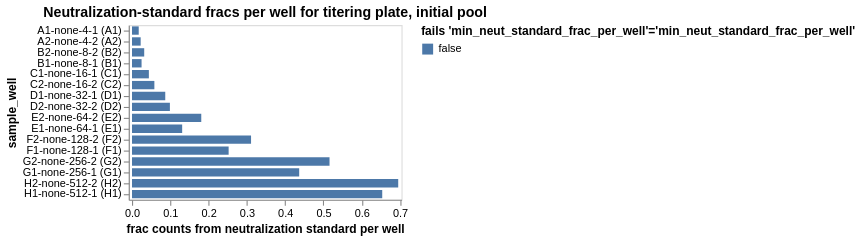

Notebook source saved alongside this figure:
### Markdown cell above
## Fraction of counts from neutralization standard
Determine the fraction of counts from the neutralization standard in each sample, and make sure this fraction passess the QC threshold.

### Code cell
neut_standard_fracs = (
    counts.assign(
        neut_standard_count=lambda x: x["count"] * x["neut_standard"].astype(int)
    )
    .groupby(
        ["well", "sample_well", 'dilution_factor'],
        dropna=False,
        as_index=False,
    )
    .aggregate(
        total_count=pd.NamedAgg("count", "sum"),
        neut_standard_count=pd.NamedAgg("neut_standard_count", "sum"),
    )
    .assign(
        neut_standard_frac=lambda x: x["neut_standard_count"] / x["total_count"],
        fails_qc=lambda x: (
            x["neut_standard_frac"] < 0.001
        ),
    )
)

neut_standard_fracs_chart = (
    alt.Chart(neut_standard_fracs)
    .encode(
        alt.X(
            "neut_standard_frac",
            title="frac counts from neutralization standard per well",
            scale=alt.Scale(nice=False, padding=3),
        ),
        alt.Y("sample_well", sort=sample_wells),
        alt.Color(
            "fails_qc",
            title=f"fails {'min_neut_standard_frac_per_well'=}",
            legend=alt.Legend(titleLimit=500),
        ),
        tooltip=[
            alt.Tooltip(c, format=".3g") if neut_standard_fracs[c].dtype == float else c
            for c in neut_standard_fracs.columns
        ],
    )
    .mark_bar(height={"band": 0.85})
    .properties(
        height=alt.Step(10),
        width=250,
        title=f"Neutralization-standard fracs per well for titering plate, initial pool",
    )
    .configure_axis(grid=False)
    .configure_legend(titleLimit=1000)
)

display(neut_standard_fracs_chart)

# drop wells failing QC
min_neut_standard_frac_per_well_drops = list(
    neut_standard_fracs.query("fails_qc")["well"]
)

### Figure 1 — Vega-Lite specification as saved in the notebook (floating-point values rounded to 4 significant figures)
{"config": {"view": {"continuousWidth": 300, "continuousHeight": 300}, "axis": {"grid": false}, "legend": {"titleLimit": 1000}}, "data": {"name": "data-1ce40b9f1de386fbd7ae06564a7b1648"}, "mark": {"type": "bar", "height": {"band": 0.85}}, "encoding": {"color": {"field": "fails_qc", "legend": {"titleLimit": 500}, "title": "fails 'min_neut_standard_frac_per_well'='min_neut_standard_frac_per_well'", "type": "nominal"}, "tooltip": [{"field": "well", "type": "nominal"}, {"field": "sample_well", "type": "nominal"}, {"field": "dilution_factor", "type": "quantitative"}, {"field": "total_count", "type": "quantitative"}, {"field": "neut_standard_count", "type": "quantitative"}, {"field": "neut_standard_frac", "format": ".3g", "type": "quantitative"}, {"field": "fails_qc", "type": "nominal"}], "x": {"field": "neut_standard_frac", "scale": {"nice": false, "padding": 3}, "title": "frac counts from neutralization standard per well", "type": "quantitative"}, "y": {"field": "sample_well", "sort": ["A1-none-4-1 (A1)", "A1-none-4-1 (A1)", "A1-none-4-1 (A1)", "A1-none-4-1 (A1)", "A1-none-4-1 (A1)", "A2-none-4-2 (A2)", "A2-none-4-2 (A2)", "A2-none-4-2 (A2)", "A2-none-4-2 (A2)", "A2-none-4-2 (A2)", "B2-none-8-2 (B2)", "B2-none-8-2 (B2)", "B2-none-8-2 (B2)", "B1-none-8-1 (B1)", "B1-none-8-1 (B1)", "B1-none-8-1 (B1)", "B1-none-8-1 (B1)", "B2-none-8-2 (B2)", "B2-none-8-2 (B2)", "B1-none-8-1 (B1)", "C1-none-16-1 (C1)", "C1-none-16-1 (C1)", "C2-none-16-2 (C2)", "C1-none-16-1 (C1)", "C2-none-16-2 (C2)", "C2-none-16-2 (C2)", "C1-none-16-1 (C1)", "C2-none-16-2 (C2)", "C2-none-16-2 (C2)", "C1-none-16-1 (C1)", "D1-none-32-1 (D1)", "D1-none-32-1 (D1)", "D2-none-32-2 (D2)", "D2-none-32-2 (D2)", "D2-none-32-2 (D2)", "D1-none-32-1 (D1)", "D1-none-32-1 (D1)", "D1-none-32-1 (D1)", "D2-none-32-2 (D2)", "D2-none-32-2 (D2)", "E2-none-64-2 (E2)", "E2-none-64-2 (E2)", "E2-none-64-2 (E2)", "E1-none-64-1 (E1)", "E1-none-64-1 (E1)", "E1-none-64-1 (E1)", "E2-none-64-2 (E2)", "E2-none-64-2 (E2)", "E1-none-64-1 (E1)", "E1-none-64-1 (E1)", "F2-none-128-2 (F2)", "F1-none-128-1 (F1)", "F1-none-128-1 (F1)", "F1-none-128-1 (F1)", "F1-none-128-1 (F1)", "F1-none-128-1 (F1)", "F2-none-128-2 (F2)", "F2-none-128-2 (F2)", "F2-none-128-2 (F2)", "F2-none-128-2 (F2)", "G2-none-256-2 (G2)", "G1-none-256-1 (G1)", "G1-none-256-1 (G1)", "G1-none-256-1 (G1)", "G2-none-256-2 (G2)", "G2-none-256-2 (G2)", "G1-none-256-1 (G1)", "G1-none-256-1 (G1)", "G2-none-256-2 (G2)", "G2-none-256-2 (G2)", "H2-none-512-2 (H2)", "H1-none-512-1 (H1)", "H1-none-512-1 (H1)", "H2-none-512-2 (H2)", "H2-none-512-2 (H2)", "H2-none-512-2 (H2)", "H1-none-512-1 (H1)", "H1-none-512-1 (H1)", "H1-none-512-1 (H1)", "H2-none-512-2 (H2)"], "type": "nominal"}}, "height": {"step": 10}, "title": "Neutralization-standard fracs per well for titering plate, initial pool", "width": 250, "$schema": "https://vega.github.io/schema/vega-lite/v6.1.0.json", "datasets": {"data-1ce40b9f1de386fbd7ae06564a7b1648": [{"well": "A1", "sample_well": "A1-none-4-1 (A1)", "dilution_factor": 4, "total_count": 3346994, "neut_standard_count": 58705, "neut_standard_frac": 0.01754, "fails_qc": false}, {"well": "A2", "sample_well": "A2-none-4-2 (A2)", "dilution_factor": 4, "total_count": 1003057, "neut_standard_count": 22689, "neut_standard_frac": 0.02262, "fails_qc": false}, {"well": "B1", "sample_well": "B1-none-8-1 (B1)", "dilution_factor": 8, "total_count": 1250573, "neut_standard_count": 31213, "neut_standard_frac": 0.02496, "fails_qc": false}, {"well": "B2", "sample_well": "B2-none-8-2 (B2)", "dilution_factor": 8, "total_count": 2036938, "neut_standard_count": 64894, "neut_standard_frac": 0.03186, "fails_qc": false}, {"well": "C1", "sample_well": "C1-none-16-1 (C1)", "dilution_factor": 16, "total_count": 2277948, "neut_standard_count": 100283, "neut_standard_frac": 0.04402, "fails_qc": false}, {"well": "C2", "sample_well": "C2-none-16-2 (C2)", "dilution_factor": 16, "total_count": 2944917, "neut_standard_count": 172035, "neut_standard_frac": 0.05842, "fails_qc": false}, {"well": "D1", "sample_well": "D1-none-32-1 (D1)", "dilution_factor": 32, "total_count": 2081266, "neut_standard_count": 180737, "neut_standard_frac": 0.08684, "fails_qc": false}, {"well": "D2", "sample_well": "D2-none-32-2 (D2)", "dilution_factor": 32, "total_count": 2916672, "neut_standard_count": 288640, "neut_standard_frac": 0.09896, "fails_qc": false}, {"well": "E1", "sample_well": "E1-none-64-1 (E1)", "dilution_factor": 64, "total_count": 1888283, "neut_standard_count": 247429, "neut_standard_frac": 0.131, "fails_qc": false}, {"well": "E2", "sample_well": "E2-none-64-2 (E2)", "dilution_factor": 64, "total_count": 2171116, "neut_standard_count": 392768, "neut_standard_frac": 0.1809, "fails_qc": false}, {"well": "F1", "sample_well": "F1-none-128-1 (F1)", "dilution_factor": 128, "total_count": 769528, "neut_standard_count": 194221, "neut_standard_frac": 0.2524, "fails_qc": false}, {"well": "F2", "sample_well": "F2-none-128-2 (F2)", "dilution_factor": 128, "total_count": 2094927, "neut_standard_count": 651406, "neut_standard_frac": 0.3109, "fails_qc": false}, {"well": "G1", "sample_well": "G1-none-256-1 (G1)", "dilution_factor": 256, "total_count": 2406170, "neut_standard_count": 1050758, "neut_standard_frac": 0.4367, "fails_qc": false}, {"well": "G2", "sample_well": "G2-none-256-2 (G2)", "dilution_factor": 256, "total_count": 2037858, "neut_standard_count": 1051396, "neut_standard_frac": 0.5159, "fails_qc": false}, {"well": "H1", "sample_well": "H1-none-512-1 (H1)", "dilution_factor": 512, "total_count": 3022380, "neut_standard_count": 1975444, "neut_standard_frac": 0.6536, "fails_qc": false}, {"well": "H2", "sample_well": "H2-none-512-2 (H2)", "dilution_factor": 512, "total_count": 1925675, "neut_standard_count": 1339018, "neut_standard_frac": 0.6953, "fails_qc": false}]}}
